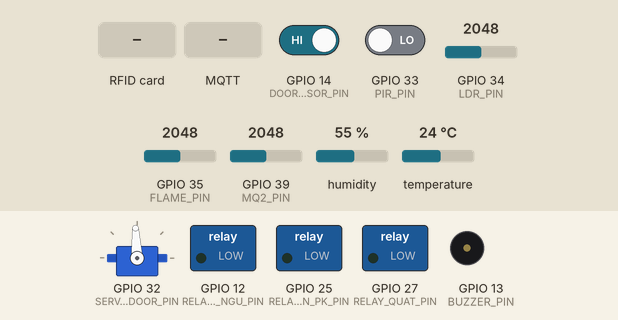
Recording of a program running on a simulated ESP32. On the bench: servo, switched loads named in the program (green lamp = pin HIGH), buzzer (waves = sounding, pin HIGH). The inputs (shaded band) are chosen by the test bench; at power-on: GPIO 14 (DOOR_SENSOR_PIN) HIGH, GPIO 33 (PIR_PIN) LOW, GPIO 34 (LDR_PIN) = 2048, GPIO 35 (FLAME_PIN) = 2048, GPIO 39 (MQ2_PIN) = 2048, humidity 55 %, temperature 24 °C (analog values on the 0–4095 scale). WiFi joins after 1.5 s; servers stay silent unless stated; the local clock reads 2024-03-15 10:24:30 at power-on unless the program sets it; no MQTT or app messages arrive unless stated; not simulated (calls return 0 or success): secret.h; pins used as bus, display or sensor lines are not drawn; what the program prints to the serial monitor is not drawn.

Above: at 4.2 s.
4.3 s: RFID card 12 34 56 78 held to the reader
At 4.54 s:
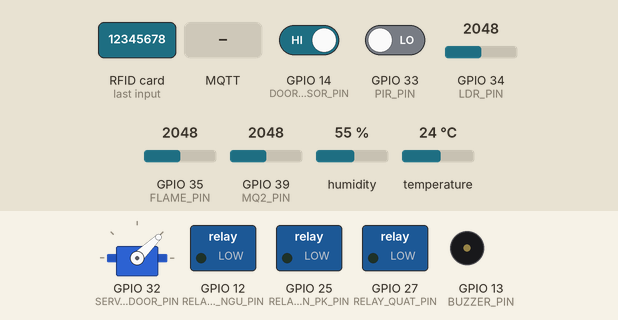
6.2 s: MQTT message "1" arrives on the first subscribed topic
At 7.4 s:
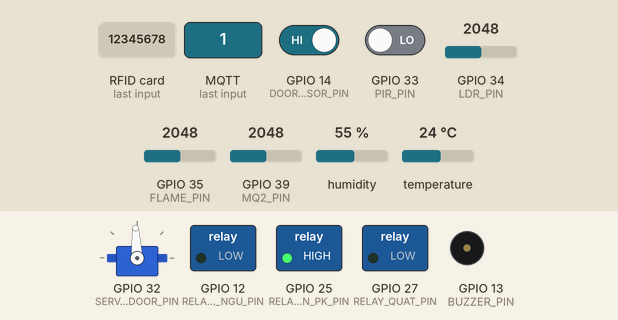
7.7 s: MQTT message "1" arrives on the third subscribed topic
At 8.5 s:
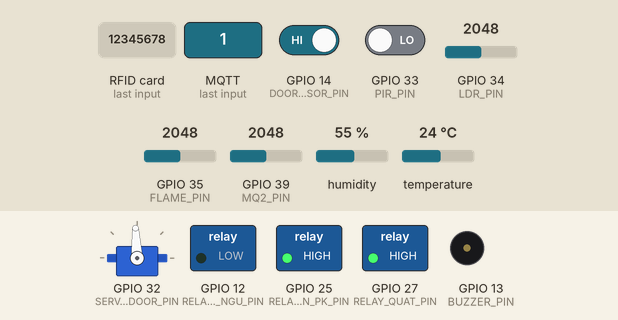
9.2 s: MQTT message "0" arrives on the first subscribed topic
At 9.6 s:
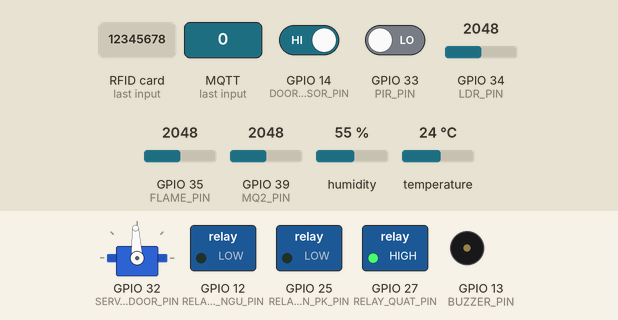
Timing chart, 0 to 12.2 s (numbered marks = the images above; inputs shaded):
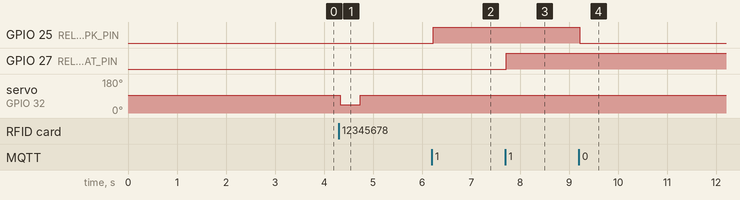

Measured:
- after the input at 4.3 s, servo on GPIO 32 (SERVO_DOOR_PIN): 93° → 44° at once, → 93° 0.41 s later
- after the input at 6.2 s, GPIO 25 (RELAY_DEN_PK_PIN): LOW → HIGH at once
- after the input at 7.7 s, GPIO 27 (RELAY_QUAT_PIN): LOW → HIGH at once
- after the input at 9.2 s, GPIO 25 (RELAY_DEN_PK_PIN): HIGH → LOW at once

The program:

main.cpp
```cpp
#include "globals.h"
#include "hardware.h"
#include "sensors.h"
#include "mqtt_handler.h"
#include "rfid_handler.h"

MFRC522DriverPinSimple ss_pin(5);
MFRC522DriverSPI driver{ss_pin};
MFRC522 mfrc522{driver};
Servo doorServo;
DHTesp dht;
WiFiClient espClient;
PubSubClient client(espClient);

DoorState doorState = IDLE_CLOSED;
unsigned long doorActionStart = 0;
bool rfidEnabled = true;
unsigned long scanCount = 0;
bool subscribed = false;

unsigned long lastLdrPublish = 0;
unsigned long lastDhtPublish = 0;
unsigned long lastFlamePublish = 0;
unsigned long lastMq2Publish = 0;
bool lastPirState = false;
bool lastDoorSensorState = false;
unsigned long lastMqttReconnectAttempt = 0;
const char *ALLOWED_UIDS[] = {nullptr};

RelayChannel relays[] = {
    {"den_pk", RELAY_DEN_PK_PIN, "esp32/relay/den/state", "esp32/relay/den/control", false, false, 0},
    {"quat", RELAY_QUAT_PIN, "esp32/relay/quat/state", "esp32/relay/quat/control", false, false, 0},
    {"den_ngu", RELAY_DEN_NGU_PIN, TOPIC_RELAY_DEN_NGU_STATE, TOPIC_RELAY_DEN_NGU_CTRL, false, false, 0},
    {"buzzer", BUZZER_PIN, TOPIC_BUZZER_STATE, TOPIC_BUZZER_CTRL, false, false, 0}};
const int RELAY_COUNT = sizeof(relays) / sizeof(relays[0]);
RelayChannel &relayDenPK = relays[0];
RelayChannel &relayQuat = relays[1];

PendingEcho echoes[MAX_ECHO];
int echoCount = 0;

void setup()
{
  Serial.begin(115200);
  delay(1000);
  Serial.println("\n=== ESP32 Smart Gateway v2.2.0 ===");

  initHardware();
  initSensors();
  initRFID();

  WiFiManager wm;
  wm.setConfigPortalTimeout(180);
  bool res = wm.autoConnect("ESP32_Gateway_AP", "12345678");
  if (!res)
  {
    Serial.println("Ket noi WiFi that bai. Dang khoi dong lai...");
    ESP.restart();
  }
  Serial.println("\nWiFi connected!");
  Serial.print(">>> IP: ");
  Serial.println(WiFi.localIP());

  initMQTT();
  configTime(7 * 3600, 0, "pool.ntp.org", "time.google.com");

  ArduinoOTA.setHostname("esp32_gateway_02");
  ArduinoOTA.begin();
  Serial.println(">>> System Ready!\n");
}

unsigned long lastWifiReconnectAttempt = 0;
const unsigned long WIFI_RECONNECT_INTERVAL = 10000;

void loop()
{
  ArduinoOTA.handle();
  checkCard();
  handleTimers();
  handleLDR();
  handlePIR();
  handleDHT();
  handleFlame();
  handleMQ2();
  handleDoorSensor();

  if (WiFi.status() == WL_CONNECTED)
  {
    if (!client.connected())
    {
      reconnect();
    }
    client.loop();
    mqttHeartbeat();
    handleOTA();
  }
  else
  {
    unsigned long now = millis();
    if (now - lastWifiReconnectAttempt >= WIFI_RECONNECT_INTERVAL)
    {
      lastWifiReconnectAttempt = now;
      Serial.println("[WARN] WiFi mat ket noi, dang thu ket noi lai...");
      WiFi.disconnect();
      WiFi.reconnect();
    }
  }
}
```

globals.h
```cpp
#ifndef GLOBALS_H
#define GLOBALS_H

#include <Arduino.h>
#include <WiFi.h>
#include <WiFiManager.h>
#include <PubSubClient.h>
#include <time.h>
#include <SPI.h>
#include <cstring>
#include <cstdio>
#include "driver/gpio.h"
#include <ArduinoOTA.h>
#include <MFRC522v2.h>
#include <MFRC522DriverSPI.h>
#include <MFRC522DriverPinSimple.h>
#include <MFRC522Debug.h>
#include <ESP32Servo.h>
#include <DHTesp.h>
#include <ArduinoJson.h>

#include "config.h"

// ===== Enums & Structs =====
enum DoorState { IDLE_CLOSED, MOVING_OPEN, IDLE_OPEN, MOVING_CLOSE };

struct RelayChannel {
    const char* name;
    uint8_t pin;
    const char* stateTopic;
    const char* ctrlTopic;
    bool on;
    bool timed;
    unsigned long offAt;
};

struct PendingEcho {
    const char* topic;
    bool on;
    unsigned long at;
};

// ===== Extern Global Objects =====
extern MFRC522DriverPinSimple ss_pin;
extern MFRC522DriverSPI driver;
extern MFRC522 mfrc522;
extern Servo doorServo;
extern DHTesp dht;
extern WiFiClient espClient;
extern PubSubClient client;

// ===== Extern Global Variables =====
extern DoorState doorState;
extern unsigned long doorActionStart;
extern bool rfidEnabled;
extern unsigned long scanCount;
extern bool subscribed;

extern unsigned long lastLdrPublish;
extern unsigned long lastDhtPublish;
extern unsigned long lastFlamePublish;
extern unsigned long lastMq2Publish;
extern bool lastPirState;
extern bool lastDoorSensorState;
extern unsigned long lastMqttReconnectAttempt;

extern RelayChannel relays[];
extern const int RELAY_COUNT;
extern RelayChannel& relayDenPK;
extern RelayChannel& relayQuat;

extern PendingEcho echoes[];
extern int echoCount;
// ===== RFID =====
extern const char* ALLOWED_UIDS[];
#endif
```

hardware.h
```cpp
#ifndef HARDWARE_H
#define HARDWARE_H

#include "globals.h"

void initHardware();
void setRelay(RelayChannel& relay, bool on, unsigned long ms = 0);
void setRfid(bool on);
void openDoor();
void closeDoor();
void handleTimers();

#endif
```

mqtt_handler.h
```cpp
#ifndef MQTT_HANDLER_H
#define MQTT_HANDLER_H

#include <HTTPUpdate.h>
#include "globals.h"

void initMQTT();
void reconnect();
bool pub(const char* topic, const char* payload);
void pubState(const char* topic, bool on);
void setupMQTTDiscovery();
void subscribeAll();
void callback(char* topic, byte* payload, unsigned int length);
void addEcho(const char* topic, bool on);
bool consumeEcho(const String& topic, bool on);
void checkForOTAUpdate(String payload);
void handleOTA();
#endif
```

rfid_handler.h
```cpp
#ifndef RFID_HANDLER_H
#define RFID_HANDLER_H

#include "globals.h"

void initRFID();
void checkCard();
void activate(const char* source, const String& uid);
bool isCardAllowed(const String& uid);
void mqttHeartbeat();

#endif
```

sensors.h
```cpp
#ifndef SENSORS_H
#define SENSORS_H

#include "globals.h"

void initSensors();
void handleLDR();
void handlePIR();
void handleDHT();
void handleFlame();
void handleMQ2();
void handleDoorSensor();

#endif
```

hardware.cpp
```cpp
#include "hardware.h"
#include "mqtt_handler.h"

void initHardware() {
    for (int i = 0; i < RELAY_COUNT; i++) {
        pinMode(relays[i].pin, OUTPUT);
        digitalWrite(relays[i].pin, RELAY_OFF_LEVEL);
    }
    delay(500);
    doorServo.attach(SERVO_DOOR_PIN);
    doorServo.writeMicroseconds(SERVO_STOP_US);
    doorState = IDLE_CLOSED;
    pinMode(RST_PIN, OUTPUT);
    digitalWrite(RST_PIN, HIGH);
}

void setRelay(RelayChannel& relay, bool on, unsigned long ms) {
    relay.on = on;
    digitalWrite(relay.pin, on ? RELAY_ON_LEVEL : RELAY_OFF_LEVEL);
    relay.timed = on && ms > 0;
    if (relay.timed) relay.offAt = millis() + ms;
    pubState(relay.stateTopic, on);
    Serial.printf(">>> HARDWARE: Relay %s turned %s\n", relay.name, on ? "ON" : "OFF");
}

void setRfid(bool on) {
    rfidEnabled = on;
    pubState(TOPIC_RFID_STATE, on);
}

void openDoor() {
    if (doorState == MOVING_OPEN || doorState == IDLE_OPEN) return;
    doorState = MOVING_OPEN;
    doorServo.writeMicroseconds(SERVO_OPEN_US);
    doorActionStart = millis();
    pub(TOPIC_DOOR_STATE, "OPEN");
    Serial.printf(">>> HARDWARE: Cua bat dau MO (%lu us), thoi gian: %lums\n", SERVO_OPEN_US, DOOR_SPIN_MS);
}

void closeDoor() {
    if (doorState == MOVING_CLOSE || doorState == IDLE_CLOSED) return;
    doorState = MOVING_CLOSE;
    doorServo.writeMicroseconds(SERVO_CLOSE_US);
    doorActionStart = millis();
    pub(TOPIC_DOOR_STATE, "CLOSED");
    Serial.printf(">>> HARDWARE: Cua bat dau DONG (%lu us), thoi gian: %lums\n", SERVO_CLOSE_US, DOOR_SPIN_MS);
}

void handleTimers() {
    unsigned long now = millis();
    for (int i = 0; i < RELAY_COUNT; i++) {
        if (relays[i].timed && (long)(now - relays[i].offAt) >= 0) setRelay(relays[i], false);
    }
    if ((doorState == MOVING_OPEN || doorState == MOVING_CLOSE) && (long)(now - doorActionStart) >= DOOR_SPIN_MS) {
        doorServo.writeMicroseconds(SERVO_STOP_US);
        if (doorState == MOVING_OPEN) { doorState = IDLE_OPEN; Serial.println(">>> HARDWARE: Cua da MO hoan toan."); }
        else if (doorState == MOVING_CLOSE) { doorState = IDLE_CLOSED; Serial.println(">>> HARDWARE: Cua da DONG hoan toan."); }
    }
}
```

rfid_handler.cpp
```cpp
#include "rfid_handler.h"
#include "hardware.h"
#include "mqtt_handler.h"

void initRFID() {
    SPI.begin();
    mfrc522.PCD_Init();
    MFRC522Debug::PCD_DumpVersionToSerial(mfrc522, Serial);
}

bool isCardAllowed(const String& uid) {
    if (ALLOWED_UIDS[0] == nullptr) return true;
    for (int i = 0; ALLOWED_UIDS[i] != nullptr; i++) { if (uid == ALLOWED_UIDS[i]) return true; }
    return false;
}

void activate(const char* source, const String& uid) {
    scanCount++;
    bool granted = (strcmp(source, "mqtt") == 0) || isCardAllowed(uid);
    if (granted) openDoor();
    Serial.printf(">>> THE %s: %s\n", uid.c_str(), granted ? "HOP LE - mo cua" : "KHONG HOP LE - tu choi");

    JsonDocument doc;
    doc["source"] = source;
    doc["uid"] = uid;
    struct tm t;
    char timeBuf[25];
    if (getLocalTime(&t, 100)) {
        strftime(timeBuf, sizeof(timeBuf), "%Y-%m-%d %H:%M:%S", &t);
        doc["time"] = timeBuf;
    } else {
        doc["time"] = "unknown";
    }
    doc["count"] = scanCount;
    doc["access"] = granted ? "granted" : "denied";
    doc["door"] = (doorState == IDLE_OPEN || doorState == MOVING_OPEN) ? "OPEN" : "CLOSED";
    doc["den_pk"] = relayDenPK.on ? "ON" : "OFF";
    doc["quat"] = relayQuat.on ? "ON" : "OFF";
    doc["pir"] = lastPirState ? "ON" : "OFF";

    char jsonBuffer[256];
    serializeJson(doc, jsonBuffer);
    pub(TOPIC_EVENT, jsonBuffer);
}

void checkCard() {
    if (!mfrc522.PICC_IsNewCardPresent() || !mfrc522.PICC_ReadCardSerial()) return;
    String uid;
    for (byte i = 0; i < mfrc522.uid.size; i++) {
        if (mfrc522.uid.uidByte[i] < 0x10) uid += "0";
        uid += String(mfrc522.uid.uidByte[i], HEX);
    }
    uid.toUpperCase();
    mfrc522.PICC_HaltA();
    if (!rfidEnabled) return;
    activate("rfid", uid);
}
```

sensors.cpp
```cpp
#include "sensors.h"
#include "mqtt_handler.h"

void initSensors()
{
    analogReadResolution(12);
    analogSetAttenuation(ADC_11db);
    pinMode(LDR_PIN, INPUT);
    pinMode(PIR_PIN, INPUT);
    pinMode(FLAME_PIN, INPUT_PULLDOWN);
    pinMode(MQ2_PIN, INPUT);
    pinMode(DOOR_SENSOR_PIN, INPUT_PULLUP);
    dht.setup(DHT_PIN, DHTesp::DHT11);
    Serial.println("Sensors initialized.");
}

void handleLDR()
{
    unsigned long now = millis();
    if (now - lastLdrPublish >= LDR_PUBLISH_INTERVAL)
    {
        lastLdrPublish = now;
        int rawValue = analogRead(LDR_PIN);
        char payload[10];
        snprintf(payload, sizeof(payload), "%d", rawValue);
        pub(TOPIC_LDR_STATE, payload);
    }
}

void handlePIR()
{
    bool currentPirState = digitalRead(PIR_PIN) == HIGH;
    if (currentPirState != lastPirState)
    {
        lastPirState = currentPirState;
        pub(TOPIC_PIR_STATE, currentPirState ? "ON" : "OFF");
        Serial.printf(">>> PIR: %s\n", currentPirState ? "DETECTED" : "CLEAR");
    }
}

void handleDHT()
{
    unsigned long now = millis();
    if (now - lastDhtPublish >= DHT_PUBLISH_INTERVAL)
    {
        lastDhtPublish = now;
        TempAndHumidity newValues = dht.getTempAndHumidity();
        if (dht.getStatus() != 0)
        {
            Serial.println(">>> DHT Error: " + String(dht.getStatusString()));
            return;
        }
        JsonDocument doc;
        doc["temp"] = newValues.temperature;
        doc["hum"] = newValues.humidity;
        char jsonBuffer[128];
        serializeJson(doc, jsonBuffer);
        pub(TOPIC_DHT_STATE, jsonBuffer);
    }
}

void handleFlame()
{
    unsigned long now = millis();
    if (now - lastFlamePublish >= FLAME_PUBLISH_INTERVAL)
    {
        lastFlamePublish = now;
        int raw = analogRead(FLAME_PIN);
        if (raw < 100)
        {
            pub(TOPIC_FLAME_STATE, "0");
            return;
        }
        int flamePercent = map(raw, 4095, 0, 0, 100);
        flamePercent = constrain(flamePercent, 0, 100);
        char payload[10];
        snprintf(payload, sizeof(payload), "%d", flamePercent);
        pub(TOPIC_FLAME_STATE, payload);
    }
}

void handleMQ2()
{
    unsigned long now = millis();
    if (now - lastMq2Publish >= MQ2_PUBLISH_INTERVAL)
    {
        lastMq2Publish = now;
        int raw = analogRead(MQ2_PIN);
        int gasPercent = map(raw, 0, 3500, 0, 100);
        gasPercent = constrain(gasPercent, 0, 100);
        Serial.printf(">>> MQ2 RAW: %d | Smoke/Gas Level: %d%%\n", raw, gasPercent);
        char payload[10];
        snprintf(payload, sizeof(payload), "%d", gasPercent);
        pub(TOPIC_MQ2_STATE, payload);
    }
}

void handleDoorSensor()
{
    bool currentState = digitalRead(DOOR_SENSOR_PIN) == HIGH;
    if (currentState != lastDoorSensorState)
    {
        lastDoorSensorState = currentState;
        const char *stateStr = currentState ? "OPEN" : "CLOSED";
        pub(TOPIC_DOOR_SENSOR_STATE, stateStr);
        Serial.printf(">>> DOOR SENSOR (Vat ly): %s\n", stateStr);
    }
}
```

config.h
```cpp
#ifndef CONFIG_H
#define CONFIG_H
#include "secret.h"

// ===== Cấu hình phần cứng =====
#define RELAY_DEN_PK_PIN 25
#define RELAY_QUAT_PIN 27
#define SERVO_DOOR_PIN 32
#define RST_PIN 21
#define LDR_PIN 34
#define PIR_PIN 33
#define DHT_PIN 26
#define FLAME_PIN 35
#define MQ2_PIN 39
#define DOOR_SENSOR_PIN 14
#define RELAY_DEN_NGU_PIN 12
#define BUZZER_PIN 13

#define RELAY_ACTIVE_LOW 0
#define RELAY_ON_LEVEL (RELAY_ACTIVE_LOW ? LOW : HIGH)
#define RELAY_OFF_LEVEL (RELAY_ACTIVE_LOW ? HIGH : LOW)

// ===== Servo 360 =====
#define SERVO_STOP_US 1500
#define SERVO_OPEN_US 1000
#define SERVO_CLOSE_US 2000
#define DOOR_SPIN_MS 400

// ===== Interval =====
#define LDR_PUBLISH_INTERVAL 5000
#define DHT_PUBLISH_INTERVAL 5000
#define FLAME_PUBLISH_INTERVAL 1000
#define MQ2_PUBLISH_INTERVAL 2000
#define MQTT_RECONNECT_INTERVAL 5000
#define ECHO_TIMEOUT_MS 3000
#define MAX_ECHO 8

// ===== Topics =====
#define TOPIC_STATUS "esp32/gateway_02/status"
#define MQTT_STATUS_HEARTBEAT 15000
#define TOPIC_RFID_STATE "esp32/rfid/state"
#define TOPIC_RFID_CTRL "esp32/rfid/control"
#define TOPIC_EVENT "esp32/rfid/event"
#define TOPIC_DOOR_STATE "esp32/door/state"
#define TOPIC_DOOR_CTRL "esp32/door/control"
#define TOPIC_LDR_STATE "esp32/sensor/ldr/state"
#define TOPIC_PIR_STATE "esp32/sensor/pir/state"
#define TOPIC_DHT_STATE "esp32/sensor/dht/state"
#define TOPIC_FLAME_STATE "esp32/sensor/flame/state"
#define TOPIC_MQ2_STATE "esp32/sensor/mq2/state"
#define TOPIC_DOOR_SENSOR_STATE "esp32/sensor/door_contact/state"
#define TOPIC_OTA_UPDATE "esp32/gateway_02/ota/update"
#define TOPIC_RELAY_DEN_NGU_STATE "esp32/relay/den_ngu/state"
#define TOPIC_RELAY_DEN_NGU_CTRL "esp32/relay/den_ngu/control"
#define TOPIC_BUZZER_STATE "esp32/relay/buzzer/state"
#define TOPIC_BUZZER_CTRL "esp32/relay/buzzer/control"

#ifdef FW_VERSION
#define CURRENT_FW_VERSION FW_VERSION
#else
#define CURRENT_FW_VERSION "v2.3.0-local"
#endif

// ===== Device Info =====
#define DEVICE_ID "esp32_gateway_02"
#define DEVICE_NAME "ESP32 Gateway 02"

// ===== Configuration Servo 360 =====
#define SERVO_STOP_US 1500UL
#define SERVO_OPEN_US 1000UL
#define SERVO_CLOSE_US 2000UL
#define DOOR_SPIN_MS 400UL
#endif
```

Source omitted: mqtt_handler.cpp (12220 bytes)
